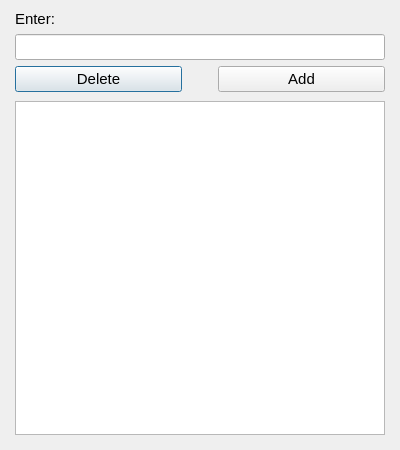
<?xml version="1.0" encoding="UTF-8"?>
<ui version="4.0">
 <class>listEdit</class>
 <widget class="QDialog" name="listEdit">
  <property name="geometry">
   <rect>
    <x>0</x>
    <y>0</y>
    <width>400</width>
    <height>450</height>
   </rect>
  </property>
  <property name="sizePolicy">
   <sizepolicy hsizetype="Preferred" vsizetype="Preferred">
    <horstretch>0</horstretch>
    <verstretch>0</verstretch>
   </sizepolicy>
  </property>
  <property name="maximumSize">
   <size>
    <width>500</width>
    <height>600</height>
   </size>
  </property>
  <property name="font">
   <font>
    <family>Titillium Web</family>
    <pointsize>11</pointsize>
   </font>
  </property>
  <property name="windowTitle">
   <string>List Edit</string>
  </property>
  <layout class="QVBoxLayout" name="verticalLayout">
   <property name="leftMargin">
    <number>15</number>
   </property>
   <property name="topMargin">
    <number>10</number>
   </property>
   <property name="rightMargin">
    <number>15</number>
   </property>
   <property name="bottomMargin">
    <number>15</number>
   </property>
   <item>
    <widget class="QLabel" name="itemInputPrompt">
     <property name="font">
      <font>
       <family>Segoe UI</family>
       <pointsize>11</pointsize>
      </font>
     </property>
     <property name="text">
      <string>Enter:</string>
     </property>
    </widget>
   </item>
   <item>
    <widget class="QLineEdit" name="itemInputField">
     <property name="font">
      <font>
       <family>Segoe UI</family>
       <pointsize>11</pointsize>
      </font>
     </property>
    </widget>
   </item>
   <item>
    <layout class="QHBoxLayout" name="horizontalLayout">
     <property name="bottomMargin">
      <number>3</number>
     </property>
     <item>
      <widget class="QPushButton" name="deleteBtn">
       <property name="sizePolicy">
        <sizepolicy hsizetype="Preferred" vsizetype="Preferred">
         <horstretch>0</horstretch>
         <verstretch>0</verstretch>
        </sizepolicy>
       </property>
       <property name="minimumSize">
        <size>
         <width>0</width>
         <height>0</height>
        </size>
       </property>
       <property name="font">
        <font>
         <family>Segoe UI</family>
         <pointsize>11</pointsize>
        </font>
       </property>
       <property name="text">
        <string>Delete</string>
       </property>
      </widget>
     </item>
     <item>
      <spacer name="btnSpacer">
       <property name="font">
        <font>
         <family>Segoe UI</family>
         <pointsize>11</pointsize>
        </font>
       </property>
       <property name="orientation">
        <enum>Qt::Horizontal</enum>
       </property>
       <property name="sizeType">
        <enum>QSizePolicy::Fixed</enum>
       </property>
       <property name="sizeHint" stdset="0">
        <size>
         <width>30</width>
         <height>20</height>
        </size>
       </property>
      </spacer>
     </item>
     <item>
      <widget class="QPushButton" name="addBtn">
       <property name="font">
        <font>
         <family>Segoe UI</family>
         <pointsize>11</pointsize>
        </font>
       </property>
       <property name="text">
        <string>Add</string>
       </property>
      </widget>
     </item>
    </layout>
   </item>
   <item>
    <widget class="QListWidget" name="itemsList">
     <property name="font">
      <font>
       <family>Segoe UI</family>
       <pointsize>11</pointsize>
      </font>
     </property>
    </widget>
   </item>
  </layout>
 </widget>
 <resources/>
 <connections/>
</ui>
